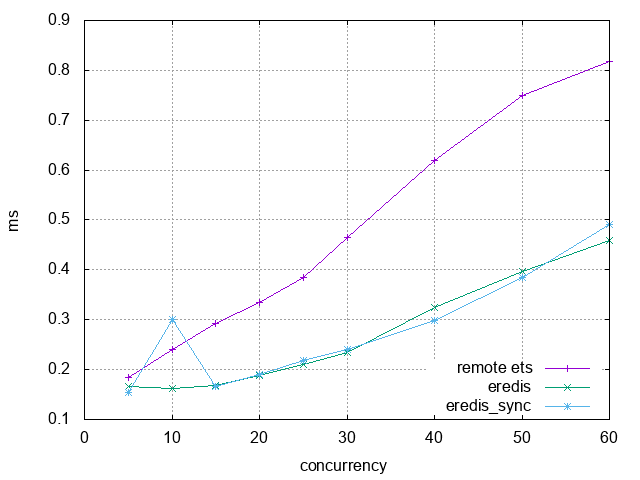

Generate this figure with gnuplot:
set terminal png
set output "latency.png"

set key right bottom
set xlabel "concurrency"
set ylabel "ms"
set grid

set datafile separator ";"
plot \
    "kv.csv" using 1:4 with linespoints title "remote ets",\
    "eredis.csv" using 1:4 with linespoints title "eredis",\
    "eredis_sync.csv" using 1:4 with linespoints title "eredis\\_sync"
